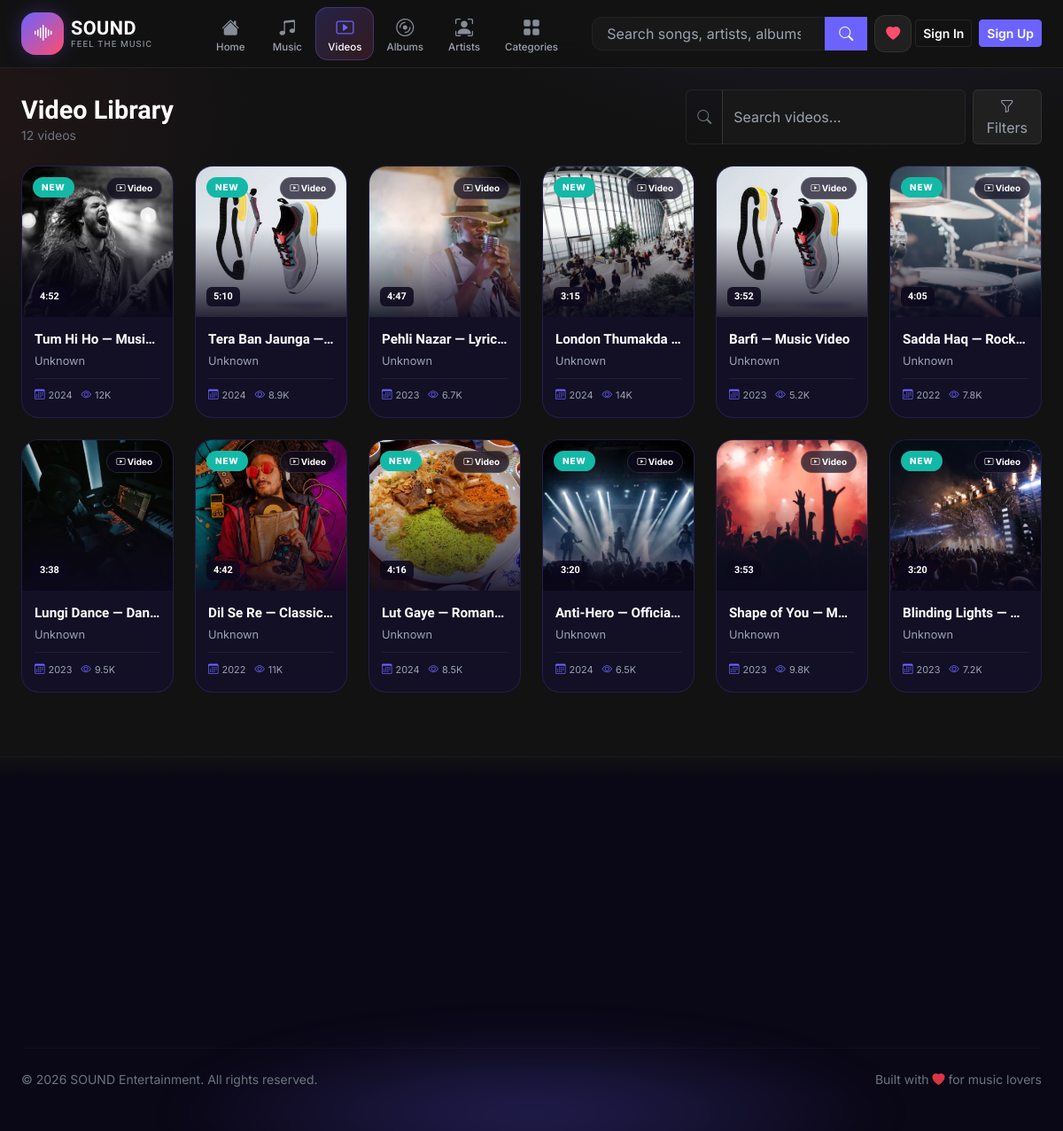
/videos.php, run on the app's committed database.
### tables this page shows
CREATE TABLE IF NOT EXISTS videos (
  id INT AUTO_INCREMENT PRIMARY KEY,
  title VARCHAR(150) NOT NULL,
  description TEXT DEFAULT NULL,
  image_url VARCHAR(255) DEFAULT NULL,
  video_url VARCHAR(255) DEFAULT NULL,
  artist_id INT DEFAULT NULL,
  album_id INT DEFAULT NULL,
  genre_id INT DEFAULT NULL,
  language_id INT DEFAULT NULL,
  year INT DEFAULT NULL,
  duration INT DEFAULT NULL,
  is_new TINYINT(1) NOT NULL DEFAULT 0,
  views INT NOT NULL DEFAULT 0,
  created_at TIMESTAMP DEFAULT CURRENT_TIMESTAMP,
  FOREIGN KEY (artist_id) REFERENCES artists(id) ON DELETE SET NULL,
  FOREIGN KEY (album_id) REFERENCES albums(id) ON DELETE SET NULL,
  FOREIGN KEY (genre_id) REFERENCES genres(id) ON DELETE SET NULL,
  FOREIGN KEY (language_id) REFERENCES languages(id) ON DELETE SET NULL
);

### includes/models.php (called while the page is built, shortened)
<?php
require_once __DIR__ . '/functions.php';
function filter_videos(array $f): array {
    $where = []; $params = [];
    $whereSql = $where ? 'WHERE ' . implode(' AND ', $where) : '';
    $sort = $f['sort'] ?? 'newest';
    $order = match($sort) {
        'title' => 'v.title ASC',
        'year' => 'v.year DESC',
        'views' => 'v.views DESC',
        default => 'v.created_at DESC',
    };
    $stmt = db()->prepare("SELECT v.*, a.name AS artist_name, al.title AS album_title, g.name AS genre_name, l.name AS language_name
            FROM videos v
            LEFT JOIN artists a ON v.artist_id = a.id
            LEFT JOIN albums al ON v.album_id = al.id
            LEFT JOIN genres g ON v.genre_id = g.id
            LEFT JOIN languages l ON v.language_id = l.id
            $whereSql ORDER BY $order");
    $stmt->execute($params);
    return $stmt->fetchAll();
}

### includes/functions.php (called while the page is built, shortened)
<?php
require_once __DIR__ . '/header.php';
require_once __DIR__ . '/footer.php';
function db() {
    static $pdo = null;
    if ($pdo === null) {
        $dsn = 'mysql:host=' . DB_HOST . ';dbname=' . DB_NAME . ';charset=utf8mb4';
        try {
            $pdo = new PDO($dsn, DB_USER, DB_PASS, [
                PDO::ATTR_ERRMODE => PDO::ERRMODE_EXCEPTION,
                PDO::ATTR_DEFAULT_FETCH_MODE => PDO::FETCH_ASSOC,
                PDO::ATTR_EMULATE_PREPARES => false,
            ]);
        } catch (PDOException $e) {
            error_log('Database connection failed: ' . $e->getMessage());
            http_response_code(500);
            include __DIR__ . '/../500.php';
            exit;
        }
    }
    return $pdo;
}
function e($value): string {
    return htmlspecialchars((string)$value, ENT_QUOTES, 'UTF-8');
}
function url(string $path = ''): string {
    $path = ltrim($path, '/');
    return BASE_URL . '/' . $path;
}
function media_url(?string $path): string {
    return url($path);
}
function format_duration(?int $seconds): string {
    $m = floor($seconds / 60);
    $s = $seconds % 60;
    return $m . ':' . str_pad((string)$s, 2, '0', STR_PAD_LEFT);
}
function paginate(array $items, int $perPage = 12, string $paramName = 'p'): array {
    $total = count($items);
    $pages = max(1, ceil($total / $perPage));
    $current = max(1, min((int)($_GET[$paramName] ?? 1), $pages));
    $offset = ($current - 1) * $perPage;
    $pageItems = array_slice($items, $offset, $perPage);
    $html = '';
    return [$pageItems, $html];
}

### videos.php (the view, shortened to what this page needs)
<?php
require_once __DIR__ . '/includes/functions.php';
require_once __DIR__ . '/includes/models.php';
require_once __DIR__ . '/includes/media_card.php';
$filters = [
    'q' => trim($_GET['q'] ?? ''),
    'artist' => $_GET['artist'] ?? '',
    'genre' => $_GET['genre'] ?? '',
    'language' => $_GET['language'] ?? '',
    'album' => $_GET['album'] ?? '',
    'year' => $_GET['year'] ?? '',
    'sort' => $_GET['sort'] ?? 'newest',
];
$videos = filter_videos($filters);
[$videos, $pagination] = paginate($videos, 12);
?>
<div class="container-fluid px-3 px-lg-4 py-4">
    <div class="d-flex flex-column flex-md-row align-items-md-end justify-content-between gap-3 mb-4">
        <div>
            <h1 class="section-title">Video Library</h1>
            <p class="text-secondary small mb-0"><?= count($videos) ?> videos</p>
        </div>
        <form class="d-flex gap-2" method="get" action="">
            <div class="input-group" style="min-width:240px">
                <span class="input-group-text bg-transparent border-ink text-secondary"><i class="bi bi-search"></i></span>
                <input type="search" name="q" value="<?= e($filters['q']) ?>" class="form-control" placeholder="Search videos…">
            </div>
            <button type="button" class="btn btn-ghost" data-bs-toggle="collapse" data-bs-target="#filterPanel"><i class="bi bi-funnel"></i> Filters</button>
        </form>
    </div>
    <?php if (empty($videos)): ?>
        <div class="empty-state"><i class="bi bi-play-btn"></i><p>No videos match your filters.</p></div>
    <?php else: ?>
        <div class="row g-3 g-lg-4">
            <?php foreach ($videos as $v): render_media_card($v, 'video'); endforeach; ?>
        </div>
    <?php endif; ?>
</div>

### includes/media_card.php (shortened to what this page needs)
<?php
function render_media_card(array $item, string $type): void {
    $img = media_url($item['image_url']);
    $link = $type === 'video' ? 'video_detail.php?id=' . $item['id'] : 'song_detail.php?id=' . $item['id'];
    $icon = $type === 'video' ? 'bi-play-btn' : 'bi-music-note-beamed';
    $label = $type === 'video' ? 'Video' : 'Song';
    $dur = isset($item['duration']) ? format_duration($item['duration']) : '';
    $rawViews = intval($item['views'] ?? 0);
    $views = $rawViews >= 1000 ? round($rawViews / 1000, 1) . 'K' : $rawViews;
    $year = $item['year'] ?? '';
    ?>
    <div class="col-6 col-md-4 col-lg-3 col-xl-2">
        <a href="<?= url($link) ?>" class="mc-card text-decoration-none d-block">
            <div class="mc-thumb">
                <img src="<?= e($img) ?>" alt="<?= e($item['title']) ?>" loading="lazy">
                <div class="mc-thumb-overlay"></div>
                <?php if (!empty($item['is_new'])): ?><span class="mc-badge-new">NEW</span><?php endif; ?>
                <span class="mc-badge-type"><i class="bi <?= $icon ?>"></i> <?= $label ?></span>
                <?php if ($dur): ?><span class="mc-duration"><?= e($dur) ?></span><?php endif; ?>
            </div>
            <div class="mc-info">
                <p class="mc-title"><?= e($item['title']) ?></p>
                <p class="mc-artist"><?= e($item['artist_name'] ?? 'Unknown') ?></p>
                <div class="mc-meta">
                    <?php if ($year): ?><span class="mc-meta-item"><i class="bi bi-calendar3"></i> <?= e($year) ?></span><?php endif; ?>
                    <span class="mc-meta-item"><i class="bi bi-eye"></i> <?= $views ?></span>
                </div>
            </div>
        </a>
    </div>
    <?php
}

### assets/css/style.css (style rules this page uses)
:root { --primary:#6C63FF; --primary-dark:#5748FF; --secondary:#121212; --dark:#181818; --card:#202020; --pink:#FF4D6D; --text:#FFFFFF; --text-light:#9CA3AF; --border:rgba(255,255,255,.08); --radius:20px; --transition:.35s; }
html { scroll-behavior: smooth; overflow-x: hidden; }
body { font-family: 'Inter', system-ui, sans-serif; background-color: var(--secondary); background-image: radial-gradient(900px 500px at 80% -10%, rgba(108,99,255,0.15), transparent 60%), radial-gradient(700px 400px at -10% 10%, rgba(255,77,109,0.08), transparent 60%); background-attachment: fixed; color: var(--text-light); min-height: 100vh; }
h1, h2, h3, h4, h5, h6, .font-display { font-family: 'Sora', 'Inter', sans-serif; color: var(--text); line-height: 1.2; }
a { color: var(--primary); text-decoration: none; }
.border-ink { border-color: var(--border) !important; }
.btn-ghost { background-color: var(--card); border: 1px solid var(--border); color: var(--text-light); }
.mc-card { display: block; text-decoration: none; background: rgba(20,16,40,0.9); border: 1px solid rgba(108,99,255,0.18); border-radius: 20px; overflow: hidden; transition: transform 0.3s ease, border-color 0.3s ease, box-shadow 0.3s ease; }
.mc-thumb { position: relative; aspect-ratio: 1/1; overflow: hidden; }
.mc-thumb img { width: 100%; height: 100%; object-fit: cover; transition: transform 0.5s ease; }
.mc-thumb-overlay { position: absolute; inset: 0; background: linear-gradient(to top, rgba(12,8,28,0.88) 0%, transparent 60%); }
.mc-badge-new { position: absolute; top: 12px; left: 12px; z-index: 4; background: #14b8a6; color: #fff; font-size: 0.62rem; font-weight: 800; letter-spacing: 0.08em; padding: 4px 10px; border-radius: 999px; }
.mc-badge-type { position: absolute; top: 12px; right: 12px; z-index: 4; background: rgba(12,8,28,0.7); color: #fff; backdrop-filter: blur(6px); font-size: 0.62rem; font-weight: 700; padding: 4px 10px; border-radius: 999px; border: 1px solid rgba(255,255,255,0.12); }
.mc-duration { position: absolute; bottom: 12px; left: 12px; z-index: 4; background: rgba(12,8,28,0.85); color: #fff; font-size: 0.68rem; font-weight: 700; padding: 3px 8px; border-radius: 6px; font-family: 'Sora', sans-serif; }
.mc-info { padding: 14px 14px 16px; }
.mc-title { font-family: 'Sora', sans-serif; font-size: 0.95rem; font-weight: 700; color: #fff; margin: 0; white-space: nowrap; overflow: hidden; text-overflow: ellipsis; }
.mc-artist { font-size: 0.8rem; color: var(--text-light); margin: 3px 0 0; white-space: nowrap; overflow: hidden; text-overflow: ellipsis; }
.mc-meta { display: flex; align-items: center; gap: 10px; margin-top: 10px; padding-top: 10px; border-top: 1px solid rgba(255,255,255,0.06); }
.mc-meta-item { font-size: 0.68rem; color: var(--text-light); display: inline-flex; align-items: center; gap: 4px; }
.mc-meta-item i { font-size: 0.72rem; color: var(--primary); }
.section-title { font-family: 'Sora', sans-serif; font-weight: 700; color: #fff; font-size: 1.5rem; margin: 0; }
@media (min-width: 768px) { .section-title { font-size: 1.8rem; } }
.form-control, .form-select { background-color: var(--dark); border-color: var(--border); color: #fff; }
.form-control::placeholder { color: var(--text-light); }
.reveal { opacity: 0; transform: translateY(28px); transition: opacity 0.6s cubic-bezier(0.22,1,0.36,1), transform 0.6s cubic-bezier(0.22,1,0.36,1); }
.reveal-in { opacity: 1 !important; transform: translateY(0) !important; }
.section-title { opacity: 0; transform: translateX(-20px); animation: slideInLeft 0.6s cubic-bezier(0.22,1,0.36,1) forwards; }
.row > [class*="col-"] { max-width: 100%; }
img { max-width: 100%; height: auto; }

### data on the page
videos: image_url (picture), is_new "NEW", duration "4:52", title "Tum Hi Ho — Musi…", artist_name "Unknown", year "2024", views "12K"
videos: image_url (picture), is_new "NEW", duration "5:10", title "Tera Ban Jaunga —…", artist_name "Unknown", year "2024", views "8.9K"
videos: image_url (picture), duration "4:47", title "Pehli Nazar — Lyric…", artist_name "Unknown", year "2023", views "6.7K"
videos: image_url (picture), is_new "NEW", duration "3:15", title "London Thumakda…", artist_name "Unknown", year "2024", views "14K"
videos: image_url (picture), duration "3:52", title "Barfi — Music Video", artist_name "Unknown", year "2023", views "5.2K"
videos: image_url (picture), is_new "NEW", duration "4:05", title "Sadda Haq — Rock…", artist_name "Unknown", year "2022", views "7.8K"
videos: image_url (picture), duration "3:38", title "Lungi Dance — Dan…", artist_name "Unknown", year "2023", views "9.5K"
videos: image_url (picture), is_new "NEW", duration "4:42", title "Dil Se Re — Classic…", artist_name "Unknown", year "2022", views "11K"
videos: image_url (picture), is_new "NEW", duration "4:16", title "Lut Gaye — Roman…", artist_name "Unknown", year "2024", views "8.5K"
videos: image_url (picture), is_new "NEW", duration "3:20", title "Anti-Hero — Officia…", artist_name "Unknown", year "2024", views "6.5K"
videos: image_url (picture), duration "3:53", title "Shape of You — M…", artist_name "Unknown", year "2023", views "9.8K"
videos: image_url (picture), is_new "NEW", duration "3:20", title "Blinding Lights —…", artist_name "Unknown", year "2023", views "7.2K"

### other printed values
$item['label'] "Home"
$item['label'] "Music"
$item['label'] "Videos"
$item['label'] "Albums"
$item['label'] "Artists"
$item['label'] "Categories"
count($videos) "12"
$year "2026"
